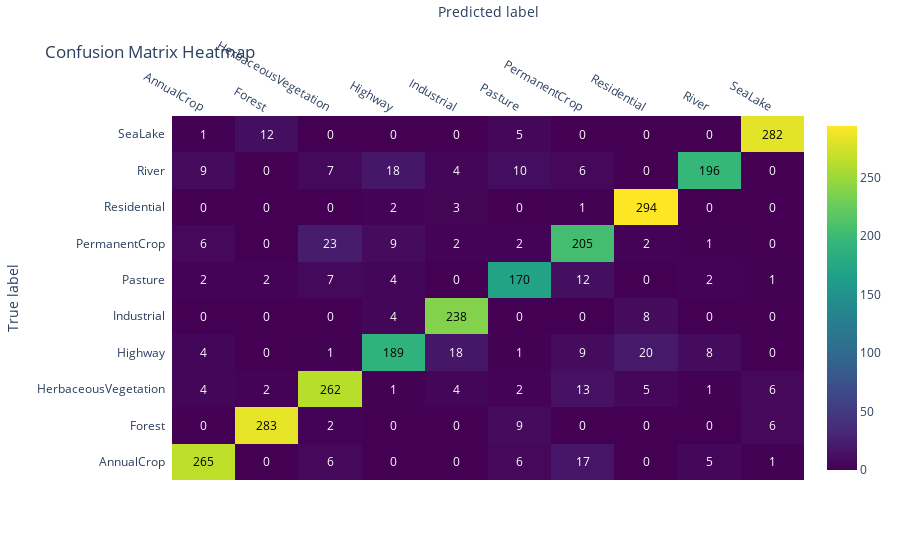

Notebook code for this chart:
### Code cell
## using this because my matplotlib is broken
## feel free to use the block from above if yours work. 

import plotly.figure_factory as ff

z = cm.tolist()  # Convert the confusion matrix to a nested list
z_text = [["{:.0f}".format(y) for y in x] for x in z]  # Format values as strings

fig = ff.create_annotated_heatmap(
    z=z,
    x=class_names,
    y=class_names,
    annotation_text=z_text,
    colorscale="Viridis",
    showscale=True
)

fig.update_layout(
    title="Confusion Matrix Heatmap",
    xaxis_title="Predicted label",
    yaxis_title="True label",
    font=dict(size=12)
)

fig.show()

### Figure 1 — Plotly figure (JSON) as saved in the notebook; plotly's stock layout.template omitted (floating-point values rounded to 4 significant figures)
{"data": [{"colorscale": [[0, "#440154"], [0.1111, "#482878"], [0.2222, "#3e4989"], [0.3333, "#31688e"], [0.4444, "#26828e"], [0.5556, "#1f9e89"], [0.6667, "#35b779"], [0.7778, "#6ece58"], [0.8889, "#b5de2b"], [1, "#fde725"]], "reversescale": false, "showscale": true, "type": "heatmap", "x": ["AnnualCrop", "Forest", "HerbaceousVegetation", "Highway", "Industrial", "Pasture", "PermanentCrop", "Residential", "River", "SeaLake"], "y": ["AnnualCrop", "Forest", "HerbaceousVegetation", "Highway", "Industrial", "Pasture", "PermanentCrop", "Residential", "River", "SeaLake"], "z": [[265, 0, 6, 0, 0, 6, 17, 0, 5, 1], [0, 283, 2, 0, 0, 9, 0, 0, 0, 6], [4, 2, 262, 1, 4, 2, 13, 5, 1, 6], [4, 0, 1, 189, 18, 1, 9, 20, 8, 0], [0, 0, 0, 4, 238, 0, 0, 8, 0, 0], [2, 2, 7, 4, 0, 170, 12, 0, 2, 1], [6, 0, 23, 9, 2, 2, 205, 2, 1, 0], [0, 0, 0, 2, 3, 0, 1, 294, 0, 0], [9, 0, 7, 18, 4, 10, 6, 0, 196, 0], [1, 12, 0, 0, 0, 5, 0, 0, 0, 282]]}], "layout": {"annotations": [{"font": {"color": "#000000"}, "showarrow": false, "text": "265", "x": "AnnualCrop", "xref": "x", "y": "AnnualCrop", "yref": "y"}, {"font": {"color": "#FFFFFF"}, "showarrow": false, "text": "0", "x": "Forest", "xref": "x", "y": "AnnualCrop", "yref": "y"}, {"font": {"color": "#FFFFFF"}, "showarrow": false, "text": "6", "x": "HerbaceousVegetation", "xref": "x", "y": "AnnualCrop", "yref": "y"}, {"font": {"color": "#FFFFFF"}, "showarrow": false, "text": "0", "x": "Highway", "xref": "x", "y": "AnnualCrop", "yref": "y"}, {"font": {"color": "#FFFFFF"}, "showarrow": false, "text": "0", "x": "Industrial", "xref": "x", "y": "AnnualCrop", "yref": "y"}, {"font": {"color": "#FFFFFF"}, "showarrow": false, "text": "6", "x": "Pasture", "xref": "x", "y": "AnnualCrop", "yref": "y"}, {"font": {"color": "#FFFFFF"}, "showarrow": false, "text": "17", "x": "PermanentCrop", "xref": "x", "y": "AnnualCrop", "yref": "y"}, {"font": {"color": "#FFFFFF"}, "showarrow": false, "text": "0", "x": "Residential", "xref": "x", "y": "AnnualCrop", "yref": "y"}, {"font": {"color": "#FFFFFF"}, "showarrow": false, "text": "5", "x": "River", "xref": "x", "y": "AnnualCrop", "yref": "y"}, {"font": {"color": "#FFFFFF"}, "showarrow": false, "text": "1", "x": "SeaLake", "xref": "x", "y": "AnnualCrop", "yref": "y"}, {"font": {"color": "#FFFFFF"}, "showarrow": false, "text": "0", "x": "AnnualCrop", "xref": "x", "y": "Forest", "yref": "y"}, {"font": {"color": "#000000"}, "showarrow": false, "text": "283", "x": "Forest", "xref": "x", "y": "Forest", "yref": "y"}, {"font": {"color": "#FFFFFF"}, "showarrow": false, "text": "2", "x": "HerbaceousVegetation", "xref": "x", "y": "Forest", "yref": "y"}, {"font": {"color": "#FFFFFF"}, "showarrow": false, "text": "0", "x": "Highway", "xref": "x", "y": "Forest", "yref": "y"}, {"font": {"color": "#FFFFFF"}, "showarrow": false, "text": "0", "x": "Industrial", "xref": "x", "y": "Forest", "yref": "y"}, {"font": {"color": "#FFFFFF"}, "showarrow": false, "text": "9", "x": "Pasture", "xref": "x", "y": "Forest", "yref": "y"}, {"font": {"color": "#FFFFFF"}, "showarrow": false, "text": "0", "x": "PermanentCrop", "xref": "x", "y": "Forest", "yref": "y"}, {"font": {"color": "#FFFFFF"}, "showarrow": false, "text": "0", "x": "Residential", "xref": "x", "y": "Forest", "yref": "y"}, {"font": {"color": "#FFFFFF"}, "showarrow": false, "text": "0", "x": "River", "xref": "x", "y": "Forest", "yref": "y"}, {"font": {"color": "#FFFFFF"}, "showarrow": false, "text": "6", "x": "SeaLake", "xref": "x", "y": "Forest", "yref": "y"}, {"font": {"color": "#FFFFFF"}, "showarrow": false, "text": "4", "x": "AnnualCrop", "xref": "x", "y": "HerbaceousVegetation", "yref": "y"}, {"font": {"color": "#FFFFFF"}, "showarrow": false, "text": "2", "x": "Forest", "xref": "x", "y": "HerbaceousVegetation", "yref": "y"}, {"font": {"color": "#000000"}, "showarrow": false, "text": "262", "x": "HerbaceousVegetation", "xref": "x", "y": "HerbaceousVegetation", "yref": "y"}, {"font": {"color": "#FFFFFF"}, "showarrow": false, "text": "1", "x": "Highway", "xref": "x", "y": "HerbaceousVegetation", "yref": "y"}, {"font": {"color": "#FFFFFF"}, "showarrow": false, "text": "4", "x": "Industrial", "xref": "x", "y": "HerbaceousVegetation", "yref": "y"}, {"font": {"color": "#FFFFFF"}, "showarrow": false, "text": "2", "x": "Pasture", "xref": "x", "y": "HerbaceousVegetation", "yref": "y"}, {"font": {"color": "#FFFFFF"}, "showarrow": false, "text": "13", "x": "PermanentCrop", "xref": "x", "y": "HerbaceousVegetation", "yref": "y"}, {"font": {"color": "#FFFFFF"}, "showarrow": false, "text": "5", "x": "Residential", "xref": "x", "y": "HerbaceousVegetation", "yref": "y"}, {"font": {"color": "#FFFFFF"}, "showarrow": false, "text": "1", "x": "River", "xref": "x", "y": "HerbaceousVegetation", "yref": "y"}, {"font": {"color": "#FFFFFF"}, "showarrow": false, "text": "6", "x": "SeaLake", "xref": "x", "y": "HerbaceousVegetation", "yref": "y"}, {"font": {"color": "#FFFFFF"}, "showarrow": false, "text": "4", "x": "AnnualCrop", "xref": "x", "y": "Highway", "yref": "y"}, {"font": {"color": "#FFFFFF"}, "showarrow": false, "text": "0", "x": "Forest", "xref": "x", "y": "Highway", "yref": "y"}, {"font": {"color": "#FFFFFF"}, "showarrow": false, "text": "1", "x": "HerbaceousVegetation", "xref": "x", "y": "Highway", "yref": "y"}, {"font": {"color": "#000000"}, "showarrow": false, "text": "189", "x": "Highway", "xref": "x", "y": "Highway", "yref": "y"}, {"font": {"color": "#FFFFFF"}, "showarrow": false, "text": "18", "x": "Industrial", "xref": "x", "y": "Highway", "yref": "y"}, {"font": {"color": "#FFFFFF"}, "showarrow": false, "text": "1", "x": "Pasture", "xref": "x", "y": "Highway", "yref": "y"}, {"font": {"color": "#FFFFFF"}, "showarrow": false, "text": "9", "x": "PermanentCrop", "xref": "x", "y": "Highway", "yref": "y"}, {"font": {"color": "#FFFFFF"}, "showarrow": false, "text": "20", "x": "Residential", "xref": "x", "y": "Highway", "yref": "y"}, {"font": {"color": "#FFFFFF"}, "showarrow": false, "text": "8", "x": "River", "xref": "x", "y": "Highway", "yref": "y"}, {"font": {"color": "#FFFFFF"}, "showarrow": false, "text": "0", "x": "SeaLake", "xref": "x", "y": "Highway", "yref": "y"}, {"font": {"color": "#FFFFFF"}, "showarrow": false, "text": "0", "x": "AnnualCrop", "xref": "x", "y": "Industrial", "yref": "y"}, {"font": {"color": "#FFFFFF"}, "showarrow": false, "text": "0", "x": "Forest", "xref": "x", "y": "Industrial", "yref": "y"}, {"font": {"color": "#FFFFFF"}, "showarrow": false, "text": "0", "x": "HerbaceousVegetation", "xref": "x", "y": "Industrial", "yref": "y"}, {"font": {"color": "#FFFFFF"}, "showarrow": false, "text": "4", "x": "Highway", "xref": "x", "y": "Industrial", "yref": "y"}, {"font": {"color": "#000000"}, "showarrow": false, "text": "238", "x": "Industrial", "xref": "x", "y": "Industrial", "yref": "y"}, {"font": {"color": "#FFFFFF"}, "showarrow": false, "text": "0", "x": "Pasture", "xref": "x", "y": "Industrial", "yref": "y"}, {"font": {"color": "#FFFFFF"}, "showarrow": false, "text": "0", "x": "PermanentCrop", "xref": "x", "y": "Industrial", "yref": "y"}, {"font": {"color": "#FFFFFF"}, "showarrow": false, "text": "8", "x": "Residential", "xref": "x", "y": "Industrial", "yref": "y"}, {"font": {"color": "#FFFFFF"}, "showarrow": false, "text": "0", "x": "River", "xref": "x", "y": "Industrial", "yref": "y"}, {"font": {"color": "#FFFFFF"}, "showarrow": false, "text": "0", "x": "SeaLake", "xref": "x", "y": "Industrial", "yref": "y"}, {"font": {"color": "#FFFFFF"}, "showarrow": false, "text": "2", "x": "AnnualCrop", "xref": "x", "y": "Pasture", "yref": "y"}, {"font": {"color": "#FFFFFF"}, "showarrow": false, "text": "2", "x": "Forest", "xref": "x", "y": "Pasture", "yref": "y"}, {"font": {"color": "#FFFFFF"}, "showarrow": false, "text": "7", "x": "HerbaceousVegetation", "xref": "x", "y": "Pasture", "yref": "y"}, {"font": {"color": "#FFFFFF"}, "showarrow": false, "text": "4", "x": "Highway", "xref": "x", "y": "Pasture", "yref": "y"}, {"font": {"color": "#FFFFFF"}, "showarrow": false, "text": "0", "x": "Industrial", "xref": "x", "y": "Pasture", "yref": "y"}, {"font": {"color": "#000000"}, "showarrow": false, "text": "170", "x": "Pasture", "xref": "x", "y": "Pasture", "yref": "y"}, {"font": {"color": "#FFFFFF"}, "showarrow": false, "text": "12", "x": "PermanentCrop", "xref": "x", "y": "Pasture", "yref": "y"}, {"font": {"color": "#FFFFFF"}, "showarrow": false, "text": "0", "x": "Residential", "xref": "x", "y": "Pasture", "yref": "y"}, {"font": {"color": "#FFFFFF"}, "showarrow": false, "text": "2", "x": "River", "xref": "x", "y": "Pasture", "yref": "y"}, {"font": {"color": "#FFFFFF"}, "showarrow": false, "text": "1", "x": "SeaLake", "xref": "x", "y": "Pasture", "yref": "y"}, {"font": {"color": "#FFFFFF"}, "showarrow": false, "text": "6", "x": "AnnualCrop", "xref": "x", "y": "PermanentCrop", "yref": "y"}, {"font": {"color": "#FFFFFF"}, "showarrow": false, "text": "0", "x": "Forest", "xref": "x", "y": "PermanentCrop", "yref": "y"}, {"font": {"color": "#FFFFFF"}, "showarrow": false, "text": "23", "x": "HerbaceousVegetation", "xref": "x", "y": "PermanentCrop", "yref": "y"}, {"font": {"color": "#FFFFFF"}, "showarrow": false, "text": "9", "x": "Highway", "xref": "x", "y": "PermanentCrop", "yref": "y"}, {"font": {"color": "#FFFFFF"}, "showarrow": false, "text": "2", "x": "Industrial", "xref": "x", "y": "PermanentCrop", "yref": "y"}, {"font": {"color": "#FFFFFF"}, "showarrow": false, "text": "2", "x": "Pasture", "xref": "x", "y": "PermanentCrop", "yref": "y"}, {"font": {"color": "#000000"}, "showarrow": false, "text": "205", "x": "PermanentCrop", "xref": "x", "y": "PermanentCrop", "yref": "y"}, {"font": {"color": "#FFFFFF"}, "showarrow": false, "text": "2", "x": "Residential", "xref": "x", "y": "PermanentCrop", "yref": "y"}, {"font": {"color": "#FFFFFF"}, "showarrow": false, "text": "1", "x": "River", "xref": "x", "y": "PermanentCrop", "yref": "y"}, {"font": {"color": "#FFFFFF"}, "showarrow": false, "text": "0", "x": "SeaLake", "xref": "x", "y": "PermanentCrop", "yref": "y"}, {"font": {"color": "#FFFFFF"}, "showarrow": false, "text": "0", "x": "AnnualCrop", "xref": "x", "y": "Residential", "yref": "y"}, {"font": {"color": "#FFFFFF"}, "showarrow": false, "text": "0", "x": "Forest", "xref": "x", "y": "Residential", "yref": "y"}, {"font": {"color": "#FFFFFF"}, "showarrow": false, "text": "0", "x": "HerbaceousVegetation", "xref": "x", "y": "Residential", "yref": "y"}, {"font": {"color": "#FFFFFF"}, "showarrow": false, "text": "2", "x": "Highway", "xref": "x", "y": "Residential", "yref": "y"}, {"font": {"color": "#FFFFFF"}, "showarrow": false, "text": "3", "x": "Industrial", "xref": "x", "y": "Residential", "yref": "y"}, {"font": {"color": "#FFFFFF"}, "showarrow": false, "text": "0", "x": "Pasture", "xref": "x", "y": "Residential", "yref": "y"}, {"font": {"color": "#FFFFFF"}, "showarrow": false, "text": "1", "x": "PermanentCrop", "xref": "x", "y": "Residential", "yref": "y"}, {"font": {"color": "#000000"}, "showarrow": false, "text": "294", "x": "Residential", "xref": "x", "y": "Residential", "yref": "y"}, {"font": {"color": "#FFFFFF"}, "showarrow": false, "text": "0", "x": "River", "xref": "x", "y": "Residential", "yref": "y"}, {"font": {"color": "#FFFFFF"}, "showarrow": false, "text": "0", "x": "SeaLake", "xref": "x", "y": "Residential", "yref": "y"}, {"font": {"color": "#FFFFFF"}, "showarrow": false, "text": "9", "x": "AnnualCrop", "xref": "x", "y": "River", "yref": "y"}, {"font": {"color": "#FFFFFF"}, "showarrow": false, "text": "0", "x": "Forest", "xref": "x", "y": "River", "yref": "y"}, {"font": {"color": "#FFFFFF"}, "showarrow": false, "text": "7", "x": "HerbaceousVegetation", "xref": "x", "y": "River", "yref": "y"}, {"font": {"color": "#FFFFFF"}, "showarrow": false, "text": "18", "x": "Highway", "xref": "x", "y": "River", "yref": "y"}, {"font": {"color": "#FFFFFF"}, "showarrow": false, "text": "4", "x": "Industrial", "xref": "x", "y": "River", "yref": "y"}, {"font": {"color": "#FFFFFF"}, "showarrow": false, "text": "10", "x": "Pasture", "xref": "x", "y": "River", "yref": "y"}, {"font": {"color": "#FFFFFF"}, "showarrow": false, "text": "6", "x": "PermanentCrop", "xref": "x", "y": "River", "yref": "y"}, {"font": {"color": "#FFFFFF"}, "showarrow": false, "text": "0", "x": "Residential", "xref": "x", "y": "River", "yref": "y"}, {"font": {"color": "#000000"}, "showarrow": false, "text": "196", "x": "River", "xref": "x", "y": "River", "yref": "y"}, {"font": {"color": "#FFFFFF"}, "showarrow": false, "text": "0", "x": "SeaLake", "xref": "x", "y": "River", "yref": "y"}, {"font": {"color": "#FFFFFF"}, "showarrow": false, "text": "1", "x": "AnnualCrop", "xref": "x", "y": "SeaLake", "yref": "y"}, {"font": {"color": "#FFFFFF"}, "showarrow": false, "text": "12", "x": "Forest", "xref": "x", "y": "SeaLake", "yref": "y"}, {"font": {"color": "#FFFFFF"}, "showarrow": false, "text": "0", "x": "HerbaceousVegetation", "xref": "x", "y": "SeaLake", "yref": "y"}, {"font": {"color": "#FFFFFF"}, "showarrow": false, "text": "0", "x": "Highway", "xref": "x", "y": "SeaLake", "yref": "y"}, {"font": {"color": "#FFFFFF"}, "showarrow": false, "text": "0", "x": "Industrial", "xref": "x", "y": "SeaLake", "yref": "y"}, {"font": {"color": "#FFFFFF"}, "showarrow": false, "text": "5", "x": "Pasture", "xref": "x", "y": "SeaLake", "yref": "y"}, {"font": {"color": "#FFFFFF"}, "showarrow": false, "text": "0", "x": "PermanentCrop", "xref": "x", "y": "SeaLake", "yref": "y"}, {"font": {"color": "#FFFFFF"}, "showarrow": false, "text": "0", "x": "Residential", "xref": "x", "y": "SeaLake", "yref": "y"}, {"font": {"color": "#FFFFFF"}, "showarrow": false, "text": "0", "x": "River", "xref": "x", "y": "SeaLake", "yref": "y"}, {"font": {"color": "#000000"}, "showarrow": false, "text": "282", "x": "SeaLake", "xref": "x", "y": "SeaLake", "yref": "y"}], "font": {"size": 12}, "title": {"text": "Confusion Matrix Heatmap"}, "xaxis": {"dtick": 1, "gridcolor": "rgb(0, 0, 0)", "side": "top", "ticks": "", "title": {"text": "Predicted label"}}, "yaxis": {"dtick": 1, "ticks": "", "ticksuffix": "  ", "title": {"text": "True label"}}}}
